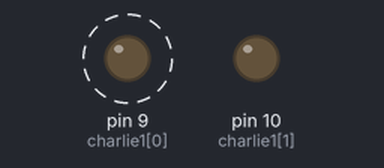
Bench run of a sketch on a simulated Arduino Uno, built with avr-gcc and run on an emulated ATmega328P. Shown: output pins drawn as LEDs (lit = HIGH). Dashed ring = blinking.

Above: at 0.05 s.
Timing chart, 0 to 3.0 s (numbered marks = the images above):
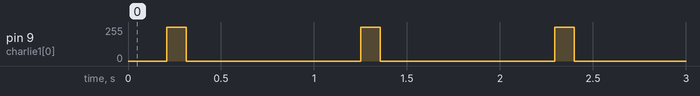

The sketch:

LarsonScanner.ino
```cpp
/*
 * Arrays containing the pin numbers used in
 * each charlieplexed matrix. In this case, both
 * matrices are the same size, and this code will
 * not work properly if this is not the case.
 */

int charlie1[3] = { 9, 10, 11};
int numPins = sizeof(charlie1)/sizeof(int);
int delayAmt = 400;

// Basic LED control functions
void allOff(int pinArray[], int del) {
  /*
   * Turn off all LEDs in the array
   * pinArray = Array of pins to turn off
   * del = Delay before next action
   */
  for(int pin = 0; pin < numPins; pin++) {
    pinMode(pinArray[pin], OUTPUT);
    digitalWrite(pinArray[pin], LOW);
  }
  delay(del);
}

void allOn(int pinArray[], int del) {
  /*
   * Turn on all LEDs in the array
   * pinArray = Array of pins to turn on
   * del = Delay before next action
   *
   * NOTE: The LEDs will be less bright than
   *       normal, as to turn all of them on,
   *       we must change the duty cycle to
   *       (1/number of LEDs in the array), which
   *       essentially accidentally implements
   *       PWM on every LED in the array.
   *       There is probably a more clever way
   *       to do this, so if you know how to do
   *       so, feel free to let me know!
   */
  int timer = 0;
  unsigned long prevTime = millis();
  while( timer < del ) {
    for(int i = 0; i < numPins; i++) {
      for(int j = 0; j < numPins; j++) {
        if(j == i)
          continue;
        switchOn(pinArray, i, j);
      }
    }
    timer = millis() - prevTime;
  }
}

void switchOn(int pinArray[], int source, int sink) {
  /*
   * Switch on an LED. Each LED in the
   * charlieplexed matrix can be referred to
   * by selecting a permutation of two pins
   * from the array. Any which aren't selected
   * are put into INPUT mode, to disable them
   *
   * pinArray = An array of pins to work on
   * source = Current source pin
   * sink = Current sink pin
   */
  // Set pin modes
  pinMode(pinArray[source], OUTPUT);
  pinMode(pinArray[sink], OUTPUT);
  for(int pin = 0; pin < numPins; pin++)
  {
    if(pin == source) {
      // Set source to HIGH
      digitalWrite(pinArray[pin], HIGH);
    } else if(pin == sink) {
      // Set sink to LOW
      digitalWrite(pinArray[pin], LOW);
    } else {
      // Set any others to INPUT
      pinMode(pinArray[pin], INPUT);
    }
  }
}

void fadeSingle(int pinArray[],
                int source, int sink,
                int dir, int del) {
  /*
   * Fade a single charlieplexed LED in or out.
   * pinArray[] = Array of PWM pin numbers
   * source = Index of the source pin in the array
   * sink = Index of the sink pin in the array
   * dir = Direction of fade. 0 = Down; 1 = Up.
   * del = Fade delay(microseconds)
   */
  // Set pin modes
  pinMode(pinArray[source], OUTPUT);
  pinMode(pinArray[sink], OUTPUT);

  // Set the sink pin to low straight away
  digitalWrite(pinArray[sink], LOW);

  // Find any other pins in the array, and disable them
  // by setting them to INPUT
  for(int pin = 0; pin < numPins; pin++) {
    if(pin != source && pin != sink) {
      pinMode(pinArray[pin], INPUT);
    }
  }

  // Now fade the source pin in or out
  if(dir > 0) {
    for(int fadeVal = 0; fadeVal < 256; fadeVal++) {
      analogWrite(pinArray[source], fadeVal);
      delayMicroseconds(del);
    }
  } else {
    for(int fadeVal = 255; fadeVal >= 0; fadeVal--) {
      analogWrite(pinArray[source], fadeVal);
      delayMicroseconds(del);
    }
  }
}

void setup() {
  // Set all pins to output-
  for(int i = 0; i < numPins; i++) {
    pinMode(charlie1[i], OUTPUT);
  }
}


void loop() {

  // Blink each array 5 times, 500ms between changes
 // blinkAll(charlie1, 5, 500);
  // Switch through all permutations
  //allPermsSwitch();
  // Fade through all permutation
  //allPermsFade();
  // LED 1
  fadeSingle(charlie1, 0, 2, 1, delayAmt);
  // LED 2
  fadeSingle(charlie1, 0, 1, 1, delayAmt);
  // LED 3
  fadeSingle(charlie1, 1, 2, 1, delayAmt);
  //LED 4
  fadeSingle(charlie1, 1, 0, 0, delayAmt);
  // LED 5
  fadeSingle(charlie1, 2, 1, 1, delayAmt);
  // LED 6
  fadeSingle(charlie1, 2, 0, 1, delayAmt);

  // LED 5
  fadeSingle(charlie1, 2, 1, 1, delayAmt);
    //LED 4
  fadeSingle(charlie1, 1, 0, 0, delayAmt);
     // LED 3
  fadeSingle(charlie1, 1, 2, 1, delayAmt);
    // LED 2
  fadeSingle(charlie1, 0, 1, 1, delayAmt);
}

// Functions for loop
void allPermsSwitch() {
  /*
   * Loop through all permutations, switching
   * each on then off with a 1000ms delay
   */
  for(int i = 0; i < numPins; i++) {
    for(int j = 0; j < numPins; j++) {
      if(i == j) {
        continue;
      }
      switchOn(charlie1, i, j);
      delay(1000);
      allOff(charlie1, 0);
    }
  }
}

void allPermsFade() {
  /*
   * Loop through all permutations, fading
   * each in then out with a 2ms delay between
   * increments
   */
  for(int i = 0; i < numPins; i++) {
    for(int j = 0; j < numPins; j++) {
      if(i == j) {
        continue;
      }
      Serial.print(i);       // prints a label
  Serial.print(j);
  Serial.println("\t");
      fadeSingle(charlie1, i, j, 1, 2000);
      fadeSingle(charlie1, i, j, 0, 2000);
    }
  }
}

void blinkAll(int pinArray[], int reps, int del) {
  /*
   * Blink all LEDs in an array
   * rep = Repetitions
   * del = Delay between state changes
   */
  while(reps > 0) {
    allOn(pinArray, del);
    allOff(pinArray, del);
    reps--;
  }
}
```

Measured:
- by itself, pin 9 (charlie1[0]): alternates 255/255 for 0.10 s and 0/255 for 0.94 s
